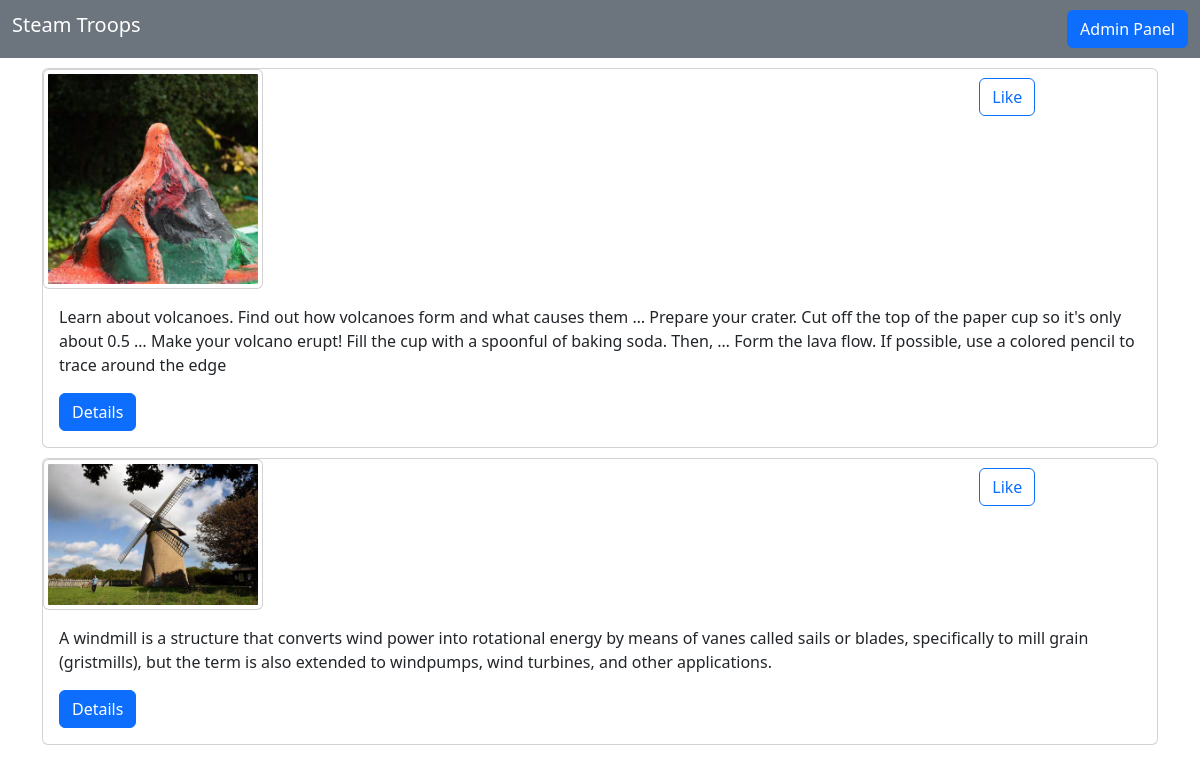
The app's page /, older data.
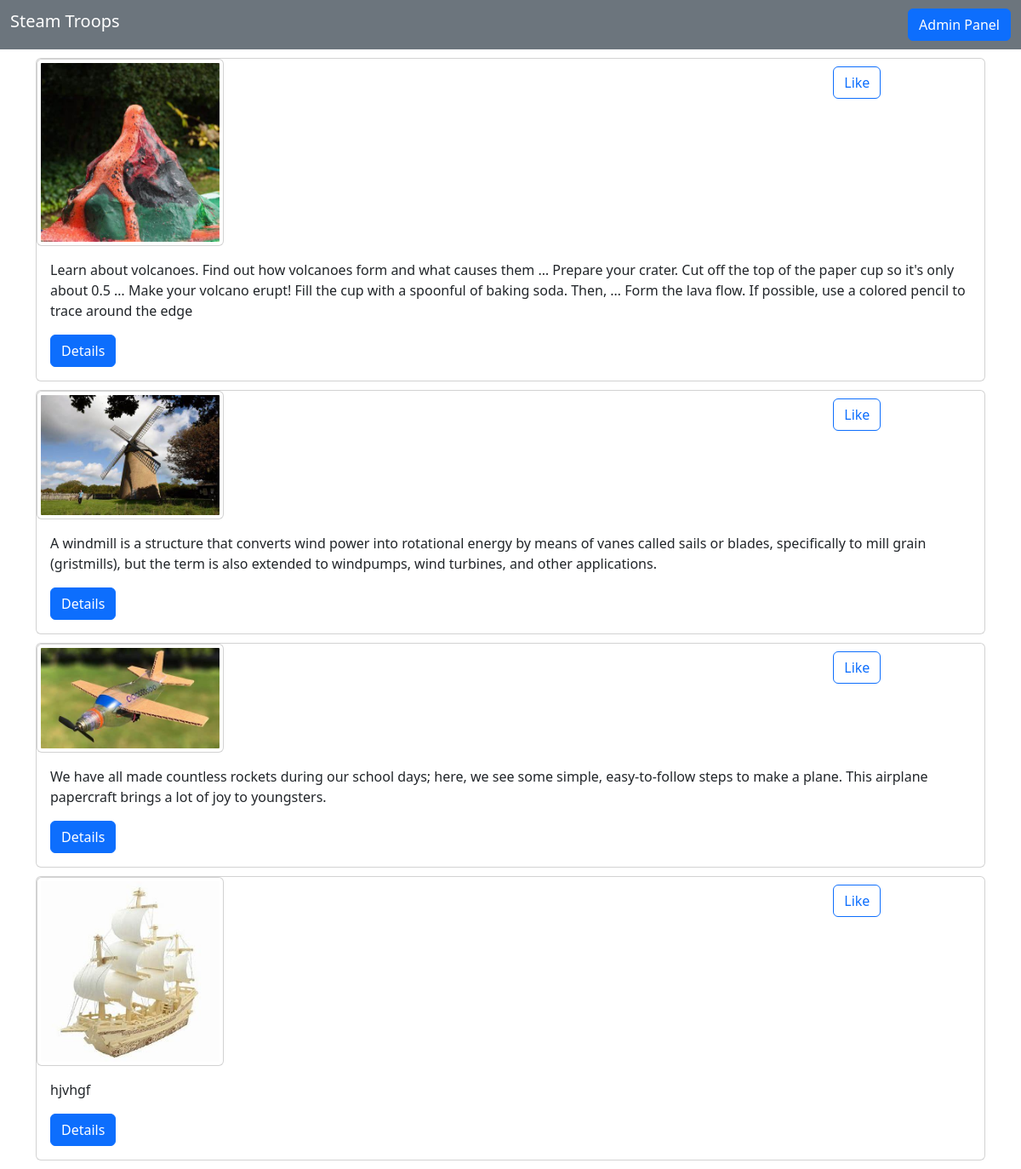
The same page, newer data.
### diy/models.py (models this page shows, shortened)
class Experiments(models.Model):
    user = models.ForeignKey(
        User, on_delete=models.CASCADE, null=True, blank=True)
    exp_name = models.CharField(blank=False, max_length=100)
    description = models.TextField(blank=False, null=False)
    difficulty = models.IntegerField(blank=False)
    subject = models.CharField(blank=False, max_length=100)
    image = models.ImageField(upload_to='images/')
    safety = models.TextField(blank=False)
    claps = models.IntegerField(null=True, blank=True,default=1)
    steps = models.TextField(blank=True)
    class Meta:
        order_with_respect_to = 'user'

### diy/views.py (the view)
# urls.py: path("", Student_list.as_view(), name="student"),
class Student_list(ListView):
    model = Experiments
    template_name = "diy/student_list.html"
    context_object_name = "exp_list"
    ordering = ['-claps']

### diy/templates/diy/student_list.html (shortened to what this page needs)
<!DOCTYPE html>
<html lang="en">
  <head>
    <link
      rel="stylesheet"
      href="https://cdn.jsdelivr.net/npm/bootstrap@5.2.0/dist/css/bootstrap.min.css"
    />
  </head>
  <body>
    <nav class="navbar navbar-expand-lg bg-secondary">
      <div class="container-fluid">
        <a class="navbar-brand h3 display-7" style="color: white" href="#"
          >Steam Troops</a
        >
        <a
          class="btn btn-primary justify-content-end text-bg-primary display-8"
          href="{% url 'exp_list' %}"
          style="text-decoration: none"
          >Admin Panel</a
        >
      </div>
    </nav>
    <div class="container">
      {% for exp in exp_list %}
      <div
        class="card"
        style="width: 100%; margin-top: 10px; margin-bottom: 10px"
      >
      <div class="row">
        <div class="col-8">
            <img
                src="{{ exp.image.url }}"
                class="card img-responsive img-thumbnail"
                style="width: 30%; height: 100%; float: left"
              />
        </div>
        <div class="col-4">
            <button  onclick="handleClap('{{exp.id}}')" id="clap-btn" type="button" class="btn btn-outline-primary" style="float: left; margin-top: 9px; margin-left: 50%;">
                  Like
            </button>
        </div>
      </div>
        <div class="card-body">
          <p class="card-text">{{exp.description}}</p>
          <a href="{% url 'student-detail' exp.id%}" class="btn btn-primary"
            >Details</a
          >
        </div>
      </div>
      {% empty %}
      <h3>No Experiments available.</h3>
      {% endfor %}
    </div>
  </body>
</html>

Row changes from the older to the newer data that the page shows:
added Experiments: image (picture), description "We have all made countless rockets during our school days; here, we see some simple, easy-to-follow steps to make a plane. This airplane papercraft brings a lot of joy to youngsters."
added Experiments: image (picture), description "hjvhgf"
